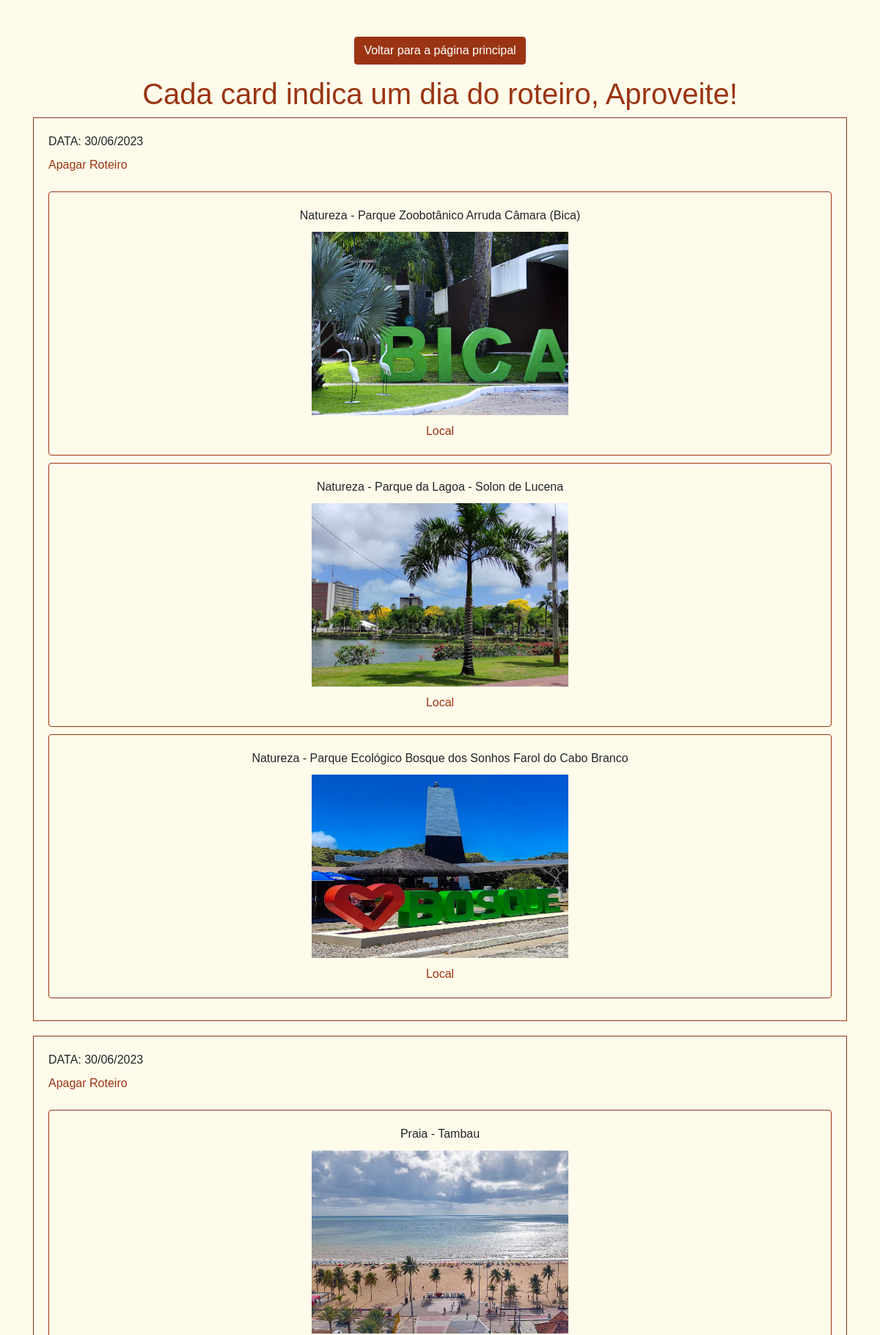
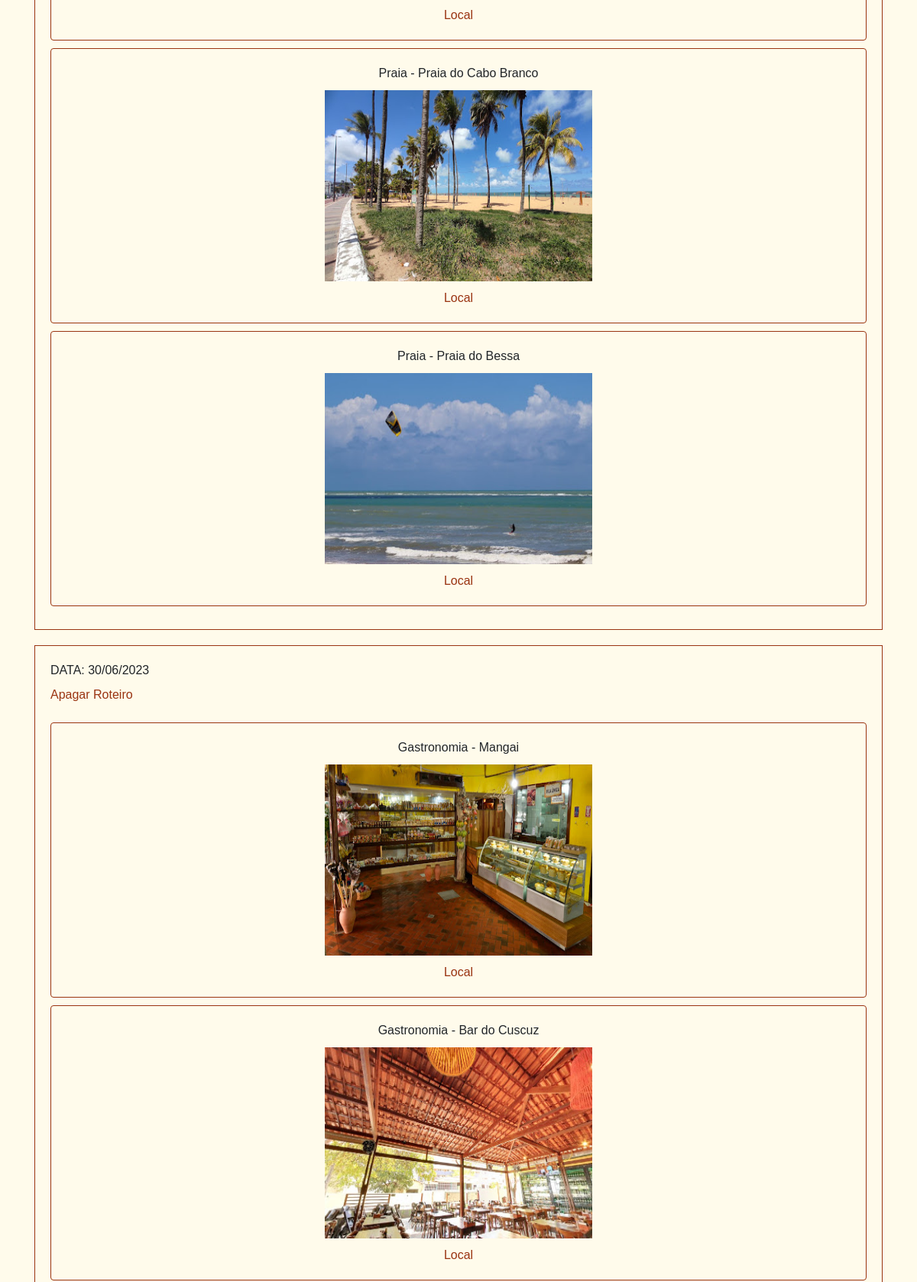
The app's page /roteiro/ (signed in, upper part) with its own data (2 pictures, top to bottom).
### treep/models.py (models this page shows, shortened)
class Roteiro(models.Model):
    nome = models.CharField(max_length=100)
    data = models.DateField(default=django.utils.timezone.now)
    natureza = models.ManyToManyField(Natureza, blank=True)
    gastronomia = models.ManyToManyField(Gastronomia, blank=True)
    praia = models.ManyToManyField(Praia, blank=True)
    cultura = models.ManyToManyField(Cultura, blank=True)
    usuario = models.ForeignKey(
        User, null=True, blank=True, on_delete=models.PROTECT)

class Natureza(models.Model):
    nome = models.CharField(max_length=200)
    descricão = models.TextField(max_length=500)
    img = models.ImageField(upload_to="imagem_natureza")
    cidade = models.CharField(max_length=200)
    url = models.URLField(blank=True)
    def __str__(self):
        return self.nome

class Praia(models.Model):
    nome = models.CharField(max_length=200)
    descricão = models.TextField(max_length=500)
    img = models.ImageField(upload_to="imagem_praia")
    cidade = models.CharField(max_length=200)
    url = models.URLField(blank=True)
    def __str__(self):
        return self.nome

class Gastronomia(models.Model):
    nome = models.CharField(max_length=200)
    descricão = models.TextField(max_length=500)
    img = models.ImageField(upload_to="imagem_gastronomia/")
    cidade = models.CharField(max_length=200)
    url = models.URLField(blank=True)
    def __str__(self):
        return self.nome

### treep/views.py (the view)
# urls.py: path("roteiro/",RoteiroList,name="roteiro"),
@login_required(login_url="/login")
def RoteiroList(request):
    roteiros = Roteiro.objects.filter(usuario=request.user)
    return render(request,"treep/roteiro.html",{"roteiros":roteiros})

### treep/models.py (called while the page is built)
    def __str__(self):
        return self.nome

### treep/templates/treep/roteiro.html (shortened to what this page needs)
{% load static %}
<!DOCTYPE html>
<html lang="pt-br">
<head>
    <link rel="stylesheet" href="https://stackpath.bootstrapcdn.com/bootstrap/4.3.1/css/bootstrap.min.css">
    <link rel="stylesheet" href="{% static 'css/roteiro.css' %}">
</head>
<body>
    <div class="container">
        <a href="{% url 'treep:index' %}" class="btn btn-primary mb-3">Voltar para a página principal</a>
        <h1>Cada card indica um dia do roteiro, Aproveite!</h1>
        <div id="t">
            {% for roteiro in roteiros %}
            <div class="content">
                <label for="">DATA: {{roteiro.data|date:"d/m/Y"}}</label>
                <div>
                    <a href="{% url 'treep:roteiroDelete' pk=roteiro.id %}" class="a">Apagar Roteiro</a>
                </div>
                <br>
                {% if roteiro.natureza %}
                {% for natureza in roteiro.natureza.all %}
                <div class="card">
                    <div class="d1">
                        <span>Natureza - {{natureza}}</span>
                    </div>
                    <div class="d2 img-container">
                        <img src="{{natureza.img.url}}" alt="">
                    </div>
                    <div class="d1">
                        <a href="{{natureza.url}}" class="local-link" target="_blank">Local</a>
                    </div>
                </div>
                {% endfor %}
                {% endif %}
                {% if roteiro.gastronomia %}
                {% for gastronomia in roteiro.gastronomia.all %}
                <div class="card">
                    <div class="d1">
                        <span>Gastronomia - {{gastronomia}}</span>
                    </div>
                    <div class="d2 img-container">
                        <img src="{{gastronomia.img.url}}" alt="">
                    </div>
                    <div class="d1">
                        <a href="{{gastronomia.url}}" class="local-link" target="_blank">Local</a>
                    </div>
                </div>
                {% endfor %}
                {% endif %}
                {% if roteiro.praia %}
                {% for praia in roteiro.praia.all %}
                <div class="card">
                    <div class="d1">
                        <span>Praia - {{praia}}</span>
                    </div>
                    <div class="d2 img-container">
                        <img src="{{praia.img.url}}" alt="">
                    </div>
                    <div class="d1">
                        <a href="{{praia.url}}" class="local-link" target="_blank">Local</a>
                    </div>
                </div>
                {% endfor %}
                {% endif %}
            </div>
            {% endfor %}
        </div>
    </div>
</body>
</html>

### treep/static/css/roteiro.css (style rules this page uses)
body { background-color: #fffbeb; font-family: Arial, sans-serif; }
.container { text-align: center; margin-top: 50px; }
.content { text-align: left; background-color: #fffbeb; border: 1px solid #9a3412; padding: 20px; margin-bottom: 20px; }
.card { display: flex; justify-content: space-between; align-items: center; background-color: #fffbeb; border: 1px solid #9a3412; padding: 10px; margin-bottom: 10px; }
.d1 { padding: 10px; flex: 1; }
.d2 { flex: 1; }
.a { color: #9a3412; text-decoration: none; }
h1 { color: #9a3412; }
a.btn { background-color: #9a3412; border-color: #9a3412; color: #fff; text-decoration: none; }
.img-container { text-align: center; }
.img-container img { width: 350px; height: 250px; }
.local-link { color: #9a3412; text-decoration: none; }

### records on screen
Roteiro: data "30/06/2023"
Natureza: nome "Parque Zoobotânico Arruda Câmara (Bica)", img (picture)
Natureza: nome "Parque da Lagoa - Solon de Lucena", img (picture)
Natureza: nome "Parque Ecológico Bosque dos Sonhos Farol do Cabo Branco", img (picture)
Roteiro: data "30/06/2023"
Praia: nome "Tambau", img (picture)
Praia: nome "Praia do Cabo Branco", img (picture)
Praia: nome "Praia do Bessa", img (picture)
Roteiro: data "30/06/2023"
Gastronomia: nome "Mangai", img (picture)
Gastronomia: nome "Bar do Cuscuz", img (picture)
